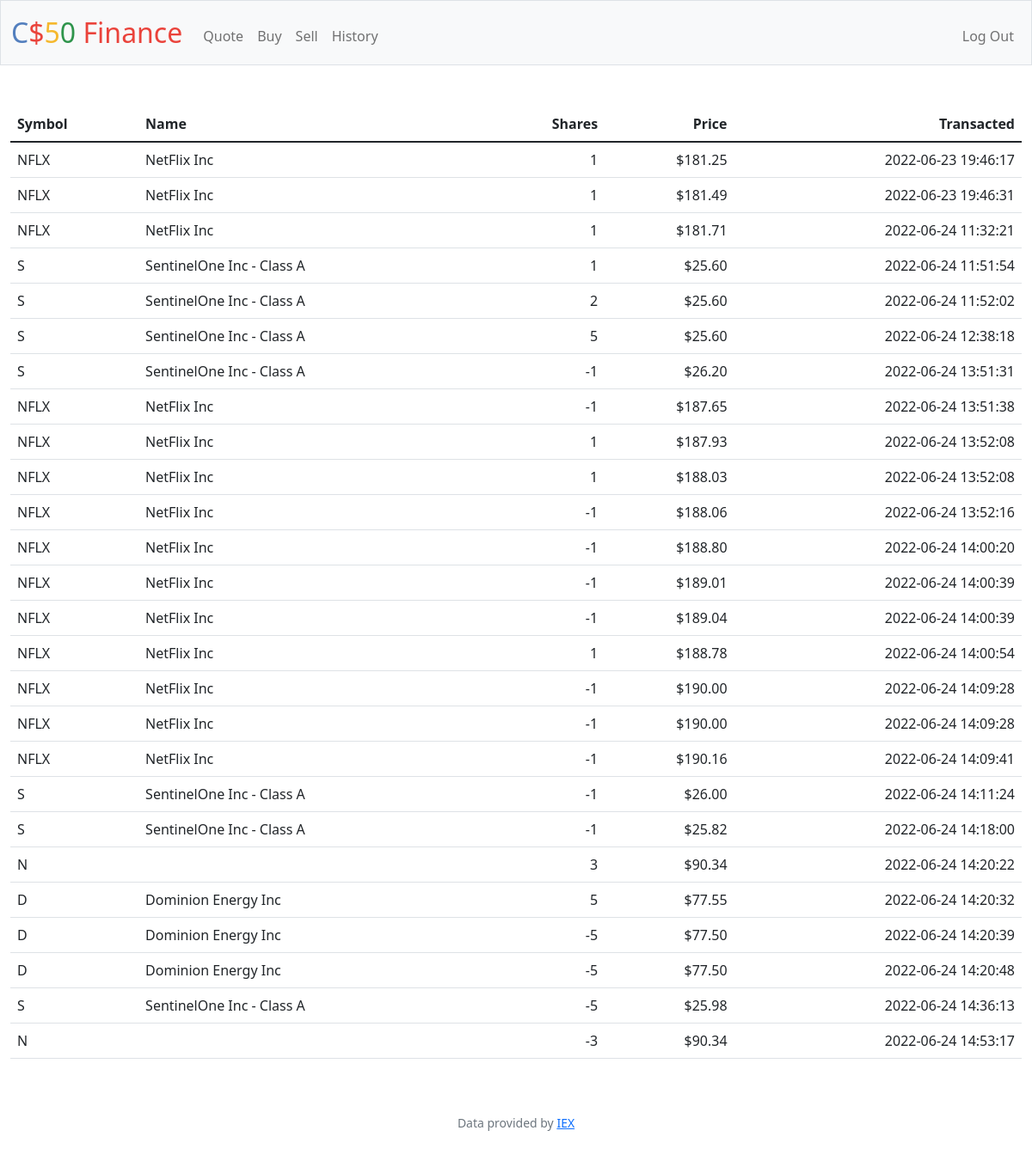
Screenshot of /history (signed in) with the database file from the repository.
### tables this page shows
CREATE TABLE stocktransactions (id INTEGER PRIMARY KEY AUTOINCREMENT, user_id INTEGER NOT NULL, name TEXT NOT NULL, shares INTEGER NOT NULL, price NUMERIC NOT NULL, type TEXT NOT NULL, symbol TEXT NOT NULL, time TEXT NOT NULL, FOREIGN KEY(user_id) REFERENCES users(id));

### app.py (the view)
@app.route("/history")
@login_required
def history():
    user_id = session["user_id"]
    history = db.execute("SELECT name, shares, price, type, symbol, time FROM stocktransactions WHERE user_id = ?", user_id)
    return render_template("history.html", history=history, usd=usd)

### app.py (called while the page is built)
@app.after_request
def after_request(response):
    response.headers["Cache-Control"] = "no-cache, no-store, must-revalidate"
    response.headers["Expires"] = 0
    response.headers["Pragma"] = "no-cache"
    return response

### helpers.py (called while the page is built)
def login_required(f):
    @wraps(f)
    def decorated_function(*args, **kwargs):
        if session.get("user_id") is None:
            return redirect("/login")
        return f(*args, **kwargs)
    return decorated_function

def usd(value):
    return f"${value:,.2f}"

### templates/history.html (shortened to what this page needs)
{% extends "layout.html" %}
{% block main %}
<table class="table table-stripped">
    <thead>
        <tr>
            <th class="text-start">Symbol</th>
            <th class="text-start">Name</th>
            <th class="text-end">Shares</th>
            <th class="text-end">Price</th>
            <th class="text-end">Transacted</th>
        </tr>
    </thead>
    <tbody>
        {% for stock in history %}
        <tr>
            <td class="text-start"> {{ stock["symbol"] }}</td>
            <td class="text-start"> {{ stock["name"] }}</td>
            <td class="text-end"> {{ stock["shares"] }}</td>
            <td class="text-end"> {{ usd(stock["price"])}}</td>
            <td class="text-end"> {{ stock["time"]  }}</td>
        </tr>
        {% endfor %}
    </tbody>
</table>
{% endblock %}

### templates/layout.html (shortened to what this page needs)
<!DOCTYPE html>
<html lang="en">
    <head>
        <link href="https://cdn.jsdelivr.net/npm/bootstrap@5.1.3/dist/css/bootstrap.min.css" rel="stylesheet">
        <link href="/static/styles.css" rel="stylesheet">
    </head>
    <body>
        <nav class="bg-light border navbar navbar-expand-md navbar-light">
            <div class="container-fluid">
                <a class="navbar-brand" href="/"><span class="blue">C</span><span class="red">$</span><span class="yellow">5</span><span class="green">0</span> <span class="red">Finance</span></a>
                <div class="collapse navbar-collapse" id="navbar">
                    {% if session["user_id"] %}
                        <ul class="navbar-nav me-auto mt-2">
                            <li class="nav-item"><a class="nav-link" href="/quote">Quote</a></li>
                            <li class="nav-item"><a class="nav-link" href="/buy">Buy</a></li>
                            <li class="nav-item"><a class="nav-link" href="/sell">Sell</a></li>
                            <li class="nav-item"><a class="nav-link" href="/history">History</a></li>
                        </ul>
                        <ul class="navbar-nav ms-auto mt-2">
                            <li class="nav-item"><a class="nav-link" href="/logout">Log Out</a></li>
                        </ul>
                    {% else %}
                        <ul class="navbar-nav ms-auto mt-2">
                            <li class="nav-item"><a class="nav-link" href="/register">Register</a></li>
                            <li class="nav-item"><a class="nav-link" href="/login">Log In</a></li>
                        </ul>
                    {% endif %}
                </div>
            </div>
        </nav>
        <main class="container-fluid py-5 text-center">
            {% block main %}{% endblock %}
        </main>
        <footer class="mb-5 small text-center text-muted">
            Data provided by <a href="https://iexcloud.io/">IEX</a>
        </footer>
    </body>
</html>

### static/styles.css (style rules this page uses)
nav .navbar-brand { font-size: xx-large; }
nav .navbar-brand .blue { color: #537fbe; }
nav .navbar-brand .red { color: #ea433b; }
nav .navbar-brand .yellow { color: #f5b82e; }
nav .navbar-brand .green { color: #2e944b; }

### rows the page displays
stocktransactions: symbol "NFLX", name "NetFlix Inc", shares "1", price "$181.25", time "2022-06-23 19:46:17"
stocktransactions: symbol "NFLX", name "NetFlix Inc", shares "1", price "$181.49", time "2022-06-23 19:46:31"
stocktransactions: symbol "NFLX", name "NetFlix Inc", shares "1", price "$181.71", time "2022-06-24 11:32:21"
stocktransactions: symbol "S", name "SentinelOne Inc - Class A", shares "1", price "$25.60", time "2022-06-24 11:51:54"
stocktransactions: symbol "S", name "SentinelOne Inc - Class A", shares "2", price "$25.60", time "2022-06-24 11:52:02"
stocktransactions: symbol "S", name "SentinelOne Inc - Class A", shares "5", price "$25.60", time "2022-06-24 12:38:18"
stocktransactions: symbol "S", name "SentinelOne Inc - Class A", shares "-1", price "$26.20", time "2022-06-24 13:51:31"
stocktransactions: symbol "NFLX", name "NetFlix Inc", shares "-1", price "$187.65", time "2022-06-24 13:51:38"
stocktransactions: symbol "NFLX", name "NetFlix Inc", shares "1", price "$187.93", time "2022-06-24 13:52:08"
stocktransactions: symbol "NFLX", name "NetFlix Inc", shares "1", price "$188.03", time "2022-06-24 13:52:08"
stocktransactions: symbol "NFLX", name "NetFlix Inc", shares "-1", price "$188.06", time "2022-06-24 13:52:16"
stocktransactions: symbol "NFLX", name "NetFlix Inc", shares "-1", price "$188.80", time "2022-06-24 14:00:20"
stocktransactions: symbol "NFLX", name "NetFlix Inc", shares "-1", price "$189.01", time "2022-06-24 14:00:39"
stocktransactions: symbol "NFLX", name "NetFlix Inc", shares "-1", price "$189.04", time "2022-06-24 14:00:39"
stocktransactions: symbol "NFLX", name "NetFlix Inc", shares "1", price "$188.78", time "2022-06-24 14:00:54"
stocktransactions: symbol "NFLX", name "NetFlix Inc", shares "-1", price "$190.00", time "2022-06-24 14:09:28"
stocktransactions: symbol "NFLX", name "NetFlix Inc", shares "-1", price "$190.00", time "2022-06-24 14:09:28"
stocktransactions: symbol "NFLX", name "NetFlix Inc", shares "-1", price "$190.16", time "2022-06-24 14:09:41"
stocktransactions: symbol "S", name "SentinelOne Inc - Class A", shares "-1", price "$26.00", time "2022-06-24 14:11:24"
stocktransactions: symbol "S", name "SentinelOne Inc - Class A", shares "-1", price "$25.82", time "2022-06-24 14:18:00"
stocktransactions: symbol "N", shares "3", price "$90.34", time "2022-06-24 14:20:22"
stocktransactions: symbol "D", name "Dominion Energy Inc", shares "5", price "$77.55", time "2022-06-24 14:20:32"
stocktransactions: symbol "D", name "Dominion Energy Inc", shares "-5", price "$77.50", time "2022-06-24 14:20:39"
stocktransactions: symbol "D", name "Dominion Energy Inc", shares "-5", price "$77.50", time "2022-06-24 14:20:48"
stocktransactions: symbol "S", name "SentinelOne Inc - Class A", shares "-5", price "$25.98", time "2022-06-24 14:36:13"
stocktransactions: symbol "N", shares "-3", price "$90.34", time "2022-06-24 14:53:17"
